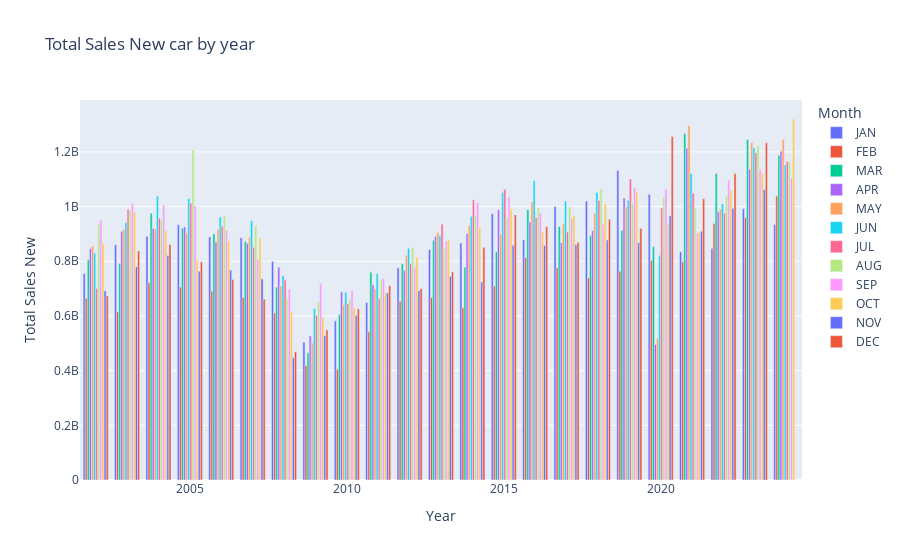

This figure's notebook cell:
### Code cell
#create bar plot
fig2= px.bar(data, x= 'Year', y= 'Total Sales New', color = 'Month', barmode= 'group',
             title='Total Sales New car by year')
fig2.show()

### Figure 1 — Plotly figure (JSON) as saved in the notebook; plotly's stock layout.template omitted (floating-point values rounded to 4 significant figures)
{"data": [{"alignmentgroup": "True", "hovertemplate": "Month=JAN<br>Year=%{x}<br>Total Sales New=%{y}<extra></extra>", "legendgroup": "JAN", "marker": {"color": "#636efa", "pattern": {"shape": ""}}, "name": "JAN", "offsetgroup": "JAN", "orientation": "v", "showlegend": true, "textposition": "auto", "type": "bar", "x": [2002, 2003, 2004, 2005, 2006, 2007, 2008, 2009, 2010, 2011, 2012, 2013, 2014, 2015, 2016, 2017, 2018, 2019, 2020, 2021, 2022, 2023, 2024], "xaxis": "x", "y": [755015820, 860730784, 891062280, 933312807, 889192843, 886162633, 799819205, 504208132, 582084918, 649505622, 775943607, 842788566, 866726180, 974532500, 878106665, 1000285431, 1020767142, 1132044244, 1045539743, 834312337, 847214025, 992034915, 934569410], "yaxis": "y"}, {"alignmentgroup": "True", "hovertemplate": "Month=FEB<br>Year=%{x}<br>Total Sales New=%{y}<extra></extra>", "legendgroup": "FEB", "marker": {"color": "#EF553B", "pattern": {"shape": ""}}, "name": "FEB", "offsetgroup": "FEB", "orientation": "v", "showlegend": true, "textposition": "auto", "type": "bar", "x": [2002, 2003, 2004, 2005, 2006, 2007, 2008, 2009, 2010, 2011, 2012, 2013, 2014, 2015, 2016, 2017, 2018, 2019, 2020, 2021, 2022, 2023, 2024], "xaxis": "x", "y": [664454223, 615749948, 721703209, 705851980, 690139661, 668148095, 611004312, 418843100, 405189138, 541928549, 653555445, 666540837, 629593928, 709556549, 813473347, 776222008, 738782711, 763740318, 802833375, 797908033, 938361276, 960384917, 1038745834], "yaxis": "y"}, {"alignmentgroup": "True", "hovertemplate": "Month=MAR<br>Year=%{x}<br>Total Sales New=%{y}<extra></extra>", "legendgroup": "MAR", "marker": {"color": "#00cc96", "pattern": {"shape": ""}}, "name": "MAR", "offsetgroup": "MAR", "orientation": "v", "showlegend": true, "textposition": "auto", "type": "bar", "x": [2002, 2003, 2004, 2005, 2006, 2007, 2008, 2009, 2010, 2011, 2012, 2013, 2014, 2015, 2016, 2017, 2018, 2019, 2020, 2021, 2022, 2023, 2024], "xaxis": "x", "y": [805666244, 791728069, 975737236, 920888098, 900277823, 872431678, 704894267, 465300148, 604302888, 760075360, 790798381, 876674543, 778419410, 834375096, 988609546, 926703144, 894044008, 912994576, 853033479, 1267127282, 1121118314, 1245687446, 1187346524], "yaxis": "y"}, {"alignmentgroup": "True", "hovertemplate": "Month=APR<br>Year=%{x}<br>Total Sales New=%{y}<extra></extra>", "legendgroup": "APR", "marker": {"color": "#ab63fa", "pattern": {"shape": ""}}, "name": "APR", "offsetgroup": "APR", "orientation": "v", "showlegend": true, "textposition": "auto", "type": "bar", "x": [2002, 2003, 2004, 2005, 2006, 2007, 2008, 2009, 2010, 2011, 2012, 2013, 2014, 2015, 2016, 2017, 2018, 2019, 2020, 2021, 2022, 2023, 2024], "xaxis": "x", "y": [846368297, 909778220, 919596999, 925591302, 870626654, 865042222, 778075721, 526701218, 688229510, 713850012, 766243639, 890714636, 901354171, 988046475, 943502901, 867722291, 912292887, 1031766223, 495796657, 1213808079, 980797747, 1136414635, 1202225015], "yaxis": "y"}, {"alignmentgroup": "True", "hovertemplate": "Month=MAY<br>Year=%{x}<br>Total Sales New=%{y}<extra></extra>", "legendgroup": "MAY", "marker": {"color": "#FFA15A", "pattern": {"shape": ""}}, "name": "MAY", "offsetgroup": "MAY", "orientation": "v", "showlegend": true, "textposition": "auto", "type": "bar", "x": [2002, 2003, 2004, 2005, 2006, 2007, 2008, 2009, 2010, 2011, 2012, 2013, 2014, 2015, 2016, 2017, 2018, 2019, 2020, 2021, 2022, 2023, 2024], "xaxis": "x", "y": [855005784, 917339608, 916954404, 904011185, 917436807, 887475431, 709096913, 501252689, 640624378, 698611340, 822158205, 905273123, 930989023, 898866880, 1018042636, 937804113, 974812847, 998392416, 518292774, 1295819889, 990610106, 1234582275, 1246266491], "yaxis": "y"}, {"alignmentgroup": "True", "hovertemplate": "Month=JUN<br>Year=%{x}<br>Total Sales New=%{y}<extra></extra>", "legendgroup": "JUN", "marker": {"color": "#19d3f3", "pattern": {"shape": ""}}, "name": "JUN", "offsetgroup": "JUN", "orientation": "v", "showlegend": true, "textposition": "auto", "type": "bar", "x": [2002, 2003, 2004, 2005, 2006, 2007, 2008, 2009, 2010, 2011, 2012, 2013, 2014, 2015, 2016, 2017, 2018, 2019, 2020, 2021, 2022, 2023, 2024], "xaxis": "x", "y": [830251613, 941898387, 1038212129, 1029116197, 962049369, 948250315, 747520852, 627433850, 686655808, 754568121, 847168622, 893995360, 964450549, 1051510311, 1094447550, 1019153457, 1051832066, 1023455424, 821297823, 1120989909, 1009601998, 1214340987, 1152657908], "yaxis": "y"}, {"alignmentgroup": "True", "hovertemplate": "Month=JUL<br>Year=%{x}<br>Total Sales New=%{y}<extra></extra>", "legendgroup": "JUL", "marker": {"color": "#FF6692", "pattern": {"shape": ""}}, "name": "JUL", "offsetgroup": "JUL", "orientation": "v", "showlegend": true, "textposition": "auto", "type": "bar", "x": [2002, 2003, 2004, 2005, 2006, 2007, 2008, 2009, 2010, 2011, 2012, 2013, 2014, 2015, 2016, 2017, 2018, 2019, 2020, 2021, 2022, 2023, 2024], "xaxis": "x", "y": [700530891, 990041754, 958264422, 1012715139, 928819275, 851325779, 732481463, 602063511, 644471700, 662962907, 791818346, 935844662, 1024912743, 1062988492, 960502273, 906844054, 1022752575, 1101287239, 995093228, 1048930976, 975230778, 1196918451, 1164888984], "yaxis": "y"}, {"alignmentgroup": "True", "hovertemplate": "Month=AUG<br>Year=%{x}<br>Total Sales New=%{y}<extra></extra>", "legendgroup": "AUG", "marker": {"color": "#B6E880", "pattern": {"shape": ""}}, "name": "AUG", "offsetgroup": "AUG", "orientation": "v", "showlegend": true, "textposition": "auto", "type": "bar", "x": [2002, 2003, 2004, 2005, 2006, 2007, 2008, 2009, 2010, 2011, 2012, 2013, 2014, 2015, 2016, 2017, 2018, 2019, 2020, 2021, 2022, 2023, 2024], "xaxis": "x", "y": [934484212, 985375378, 950681015, 1207716905, 964524846, 929649250, 663384108, 651209293, 659524567, 733038484, 851322732, 846084877, 967003330, 958163037, 994401467, 999821400, 1064196448, 1012102960, 1033767509, 994080847, 1040810389, 1222581892, 1163681035], "yaxis": "y"}, {"alignmentgroup": "True", "hovertemplate": "Month=SEP<br>Year=%{x}<br>Total Sales New=%{y}<extra></extra>", "legendgroup": "SEP", "marker": {"color": "#FF97FF", "pattern": {"shape": ""}}, "name": "SEP", "offsetgroup": "SEP", "orientation": "v", "showlegend": true, "textposition": "auto", "type": "bar", "x": [2002, 2003, 2004, 2005, 2006, 2007, 2008, 2009, 2010, 2011, 2012, 2013, 2014, 2015, 2016, 2017, 2018, 2019, 2020, 2021, 2022, 2023, 2024], "xaxis": "x", "y": [950502055, 1012404987, 1004251102, 1001701319, 914277304, 806385930, 697999898, 719767451, 692681798, 736524414, 777860867, 873865855, 1015189704, 1035533325, 976643490, 955788877, 936629687, 1068228890, 1063945651, 902795955, 1096319386, 1134437699, 1103962874], "yaxis": "y"}, {"alignmentgroup": "True", "hovertemplate": "Month=OCT<br>Year=%{x}<br>Total Sales New=%{y}<extra></extra>", "legendgroup": "OCT", "marker": {"color": "#FECB52", "pattern": {"shape": ""}}, "name": "OCT", "offsetgroup": "OCT", "orientation": "v", "showlegend": true, "textposition": "auto", "type": "bar", "x": [2002, 2003, 2004, 2005, 2006, 2007, 2008, 2009, 2010, 2011, 2012, 2013, 2014, 2015, 2016, 2017, 2018, 2019, 2020, 2021, 2022, 2023, 2024], "xaxis": "x", "y": [865326154, 980365678, 913403542, 804224324, 873442790, 885708713, 614717936, 593186195, 629304220, 685279242, 815238036, 876865110, 923842238, 991747766, 907244735, 967866431, 1009595823, 1055208739, 937336920, 905018365, 1060091844, 1122680147, 1320343113], "yaxis": "y"}, {"alignmentgroup": "True", "hovertemplate": "Month=NOV<br>Year=%{x}<br>Total Sales New=%{y}<extra></extra>", "legendgroup": "NOV", "marker": {"color": "#636efa", "pattern": {"shape": ""}}, "name": "NOV", "offsetgroup": "NOV", "orientation": "v", "showlegend": true, "textposition": "auto", "type": "bar", "x": [2002, 2003, 2004, 2005, 2006, 2007, 2008, 2009, 2010, 2011, 2012, 2013, 2014, 2015, 2016, 2017, 2018, 2019, 2020, 2021, 2022, 2023], "xaxis": "x", "y": [691740703, 779674957, 821585825, 763610056, 767687998, 735515910, 447337415, 527527906, 601640805, 684647259, 692717590, 743865185, 723803223, 858213639, 857844856, 861135057, 877595733, 868580552, 966657333, 909588132, 993531237, 1062465105], "yaxis": "y"}, {"alignmentgroup": "True", "hovertemplate": "Month=DEC<br>Year=%{x}<br>Total Sales New=%{y}<extra></extra>", "legendgroup": "DEC", "marker": {"color": "#EF553B", "pattern": {"shape": ""}}, "name": "DEC", "offsetgroup": "DEC", "orientation": "v", "showlegend": true, "textposition": "auto", "type": "bar", "x": [2002, 2003, 2004, 2005, 2006, 2007, 2008, 2009, 2010, 2011, 2012, 2013, 2014, 2015, 2016, 2017, 2018, 2019, 2020, 2021, 2022, 2023], "xaxis": "x", "y": [673208880, 838060569, 861503861, 797994610, 733181836, 661821527, 469069897, 548724421, 626205792, 710741092, 700168869, 760977262, 850948572, 969641175, 926735097, 868882914, 953848511, 920768845, 1256023978, 1028505727, 1120587035, 1233234965], "yaxis": "y"}], "layout": {"autosize": true, "barmode": "group", "dragmode": "select", "legend": {"title": {"text": "Month"}, "tracegroupgap": 0}, "title": {"text": "Total Sales New car by year"}, "xaxis": {"anchor": "y", "autorange": true, "domain": [0, 1], "range": [2002.0, 2024.0], "title": {"text": "Year"}, "type": "linear"}, "yaxis": {"anchor": "x", "autorange": true, "domain": [0, 1], "range": [0, 1390000000.0], "title": {"text": "Total Sales New"}, "type": "linear"}}}
